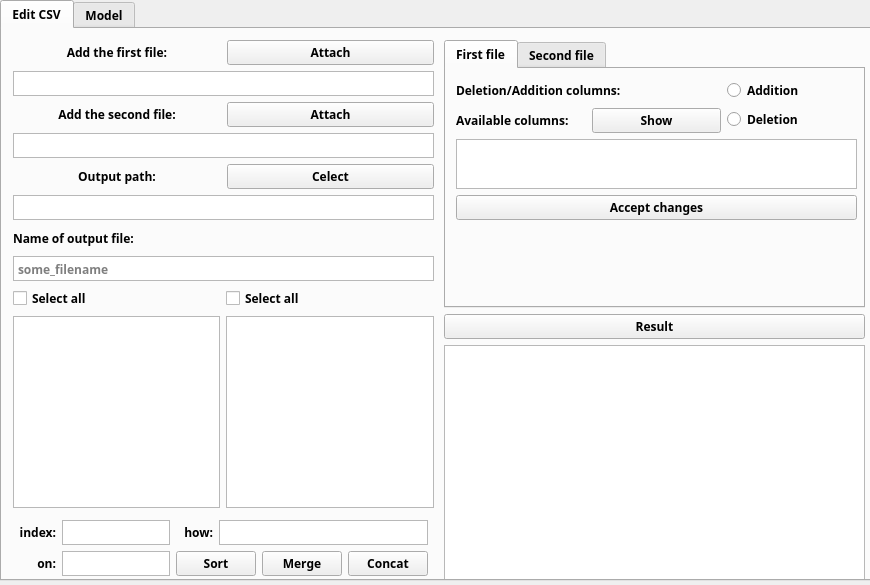
<?xml version="1.0" encoding="UTF-8"?>
<ui version="4.0">
 <class>MainWindow</class>
 <widget class="QMainWindow" name="MainWindow">
  <property name="enabled">
   <bool>true</bool>
  </property>
  <property name="geometry">
   <rect>
    <x>0</x>
    <y>0</y>
    <width>870</width>
    <height>585</height>
   </rect>
  </property>
  <property name="font">
   <font>
    <family>Ubuntu Mono</family>
    <weight>75</weight>
    <italic>false</italic>
    <bold>true</bold>
    <underline>false</underline>
    <strikeout>false</strikeout>
    <kerning>true</kerning>
   </font>
  </property>
  <property name="cursor">
   <cursorShape>ArrowCursor</cursorShape>
  </property>
  <property name="windowTitle">
   <string>CSVeditor</string>
  </property>
  <widget class="QWidget" name="MainWidget">
   <widget class="QTabWidget" name="tabWidget">
    <property name="geometry">
     <rect>
      <x>0</x>
      <y>0</y>
      <width>871</width>
      <height>581</height>
     </rect>
    </property>
    <property name="cursor">
     <cursorShape>PointingHandCursor</cursorShape>
    </property>
    <property name="tabPosition">
     <enum>QTabWidget::North</enum>
    </property>
    <property name="currentIndex">
     <number>0</number>
    </property>
    <property name="movable">
     <bool>true</bool>
    </property>
    <widget class="QWidget" name="editor_tab">
     <attribute name="title">
      <string>Edit CSV</string>
     </attribute>
     <widget class="QWidget" name="layoutWidget">
      <property name="geometry">
       <rect>
        <x>442</x>
        <y>11</y>
        <width>421</width>
        <height>541</height>
       </rect>
      </property>
      <layout class="QGridLayout" name="gridLayout_12">
       <item row="0" column="0">
        <widget class="QTabWidget" name="additional_settings_tab">
         <property name="cursor">
          <cursorShape>PointingHandCursor</cursorShape>
         </property>
         <property name="tabPosition">
          <enum>QTabWidget::North</enum>
         </property>
         <property name="tabShape">
          <enum>QTabWidget::Rounded</enum>
         </property>
         <property name="currentIndex">
          <number>0</number>
         </property>
         <property name="usesScrollButtons">
          <bool>true</bool>
         </property>
         <property name="documentMode">
          <bool>false</bool>
         </property>
         <property name="tabsClosable">
          <bool>false</bool>
         </property>
         <property name="movable">
          <bool>true</bool>
         </property>
         <property name="tabBarAutoHide">
          <bool>false</bool>
         </property>
         <widget class="QWidget" name="first_file_tab">
          <attribute name="title">
           <string>First file</string>
          </attribute>
          <widget class="QWidget" name="layoutWidget">
           <property name="geometry">
            <rect>
             <x>10</x>
             <y>10</y>
             <width>401</width>
             <height>141</height>
            </rect>
           </property>
           <layout class="QGridLayout" name="gridLayout_5">
            <item row="0" column="0" colspan="2">
             <widget class="QLabel" name="de_ad_description_label_1">
              <property name="text">
               <string>Deletion/Addition columns: </string>
              </property>
             </widget>
            </item>
            <item row="0" column="2" rowspan="2">
             <layout class="QGridLayout" name="gridLayout">
              <item row="1" column="0">
               <widget class="QRadioButton" name="de_ad_radio_addition_2">
                <property name="text">
                 <string>Deletion</string>
                </property>
               </widget>
              </item>
              <item row="0" column="0">
               <widget class="QRadioButton" name="de_ad_radio_addition_1">
                <property name="text">
                 <string>Addition</string>
                </property>
               </widget>
              </item>
             </layout>
            </item>
            <item row="1" column="0">
             <widget class="QLabel" name="de_ad_available_columns_1">
              <property name="text">
               <string>Available columns:</string>
              </property>
             </widget>
            </item>
            <item row="1" column="1">
             <widget class="QPushButton" name="de_ad_show_btn_1">
              <property name="cursor">
               <cursorShape>PointingHandCursor</cursorShape>
              </property>
              <property name="text">
               <string>Show</string>
              </property>
             </widget>
            </item>
            <item row="2" column="0" colspan="3">
             <widget class="QPlainTextEdit" name="de_ad_select_columns_plain_text_1">
              <property name="maximumSize">
               <size>
                <width>16777215</width>
                <height>50</height>
               </size>
              </property>
              <property name="plainText">
               <string/>
              </property>
              <property name="overwriteMode">
               <bool>false</bool>
              </property>
              <property name="backgroundVisible">
               <bool>false</bool>
              </property>
              <property name="placeholderText">
               <string>Select column(s) to edit</string>
              </property>
             </widget>
            </item>
            <item row="3" column="0" colspan="3">
             <widget class="QPushButton" name="de_ad_accept_changes_btn_1">
              <property name="text">
               <string>Accept changes</string>
              </property>
             </widget>
            </item>
           </layout>
          </widget>
         </widget>
         <widget class="QWidget" name="second_file_tab">
          <attribute name="title">
           <string>Second file</string>
          </attribute>
          <widget class="QWidget" name="layoutWidget_2">
           <property name="geometry">
            <rect>
             <x>0</x>
             <y>10</y>
             <width>331</width>
             <height>140</height>
            </rect>
           </property>
           <layout class="QGridLayout" name="gridLayout_8">
            <item row="0" column="0" colspan="2">
             <widget class="QLabel" name="de_ad_description_label_3">
              <property name="text">
               <string>Deletion/Addition columns: </string>
              </property>
             </widget>
            </item>
            <item row="0" column="2" rowspan="2">
             <layout class="QGridLayout" name="gridLayout_9">
              <item row="1" column="0">
               <widget class="QRadioButton" name="de_ad_radio_addition_5">
                <property name="text">
                 <string>Deletion</string>
                </property>
               </widget>
              </item>
              <item row="0" column="0">
               <widget class="QRadioButton" name="de_ad_radio_addition_6">
                <property name="text">
                 <string>Addition</string>
                </property>
               </widget>
              </item>
             </layout>
            </item>
            <item row="1" column="0">
             <widget class="QLabel" name="de_ad_available_columns_3">
              <property name="text">
               <string>Available columns:</string>
              </property>
             </widget>
            </item>
            <item row="1" column="1">
             <widget class="QPushButton" name="de_ad_show_btn_3">
              <property name="cursor">
               <cursorShape>PointingHandCursor</cursorShape>
              </property>
              <property name="text">
               <string>Show</string>
              </property>
             </widget>
            </item>
            <item row="2" column="0" colspan="3">
             <widget class="QPlainTextEdit" name="de_ad_select_columns_plain_text_3">
              <property name="maximumSize">
               <size>
                <width>16777215</width>
                <height>50</height>
               </size>
              </property>
              <property name="plainText">
               <string/>
              </property>
              <property name="overwriteMode">
               <bool>false</bool>
              </property>
              <property name="backgroundVisible">
               <bool>false</bool>
              </property>
              <property name="placeholderText">
               <string>Select column(s) to edit</string>
              </property>
             </widget>
            </item>
            <item row="3" column="0" colspan="3">
             <widget class="QPushButton" name="de_ad_accept_changes_btn_3">
              <property name="text">
               <string>Accept changes</string>
              </property>
             </widget>
            </item>
           </layout>
          </widget>
         </widget>
        </widget>
       </item>
       <item row="1" column="0">
        <layout class="QGridLayout" name="result_text_layout">
         <item row="0" column="0">
          <widget class="QPushButton" name="result_button">
           <property name="cursor">
            <cursorShape>PointingHandCursor</cursorShape>
           </property>
           <property name="text">
            <string>Result</string>
           </property>
          </widget>
         </item>
         <item row="1" column="0">
          <widget class="QPlainTextEdit" name="status_text"/>
         </item>
        </layout>
       </item>
      </layout>
     </widget>
     <widget class="QWidget" name="layoutWidget">
      <property name="geometry">
       <rect>
        <x>11</x>
        <y>11</y>
        <width>421</width>
        <height>542</height>
       </rect>
      </property>
      <layout class="QGridLayout" name="gridLayout_11">
       <item row="2" column="0">
        <layout class="QGridLayout" name="gridLayout_4">
         <item row="0" column="0">
          <widget class="QLabel" name="add_text_3">
           <property name="text">
            <string>Output path:</string>
           </property>
           <property name="scaledContents">
            <bool>false</bool>
           </property>
           <property name="alignment">
            <set>Qt::AlignCenter</set>
           </property>
          </widget>
         </item>
         <item row="0" column="1">
          <widget class="QPushButton" name="attach_btn_3">
           <property name="sizePolicy">
            <sizepolicy hsizetype="Fixed" vsizetype="Fixed">
             <horstretch>0</horstretch>
             <verstretch>0</verstretch>
            </sizepolicy>
           </property>
           <property name="maximumSize">
            <size>
             <width>473</width>
             <height>16777215</height>
            </size>
           </property>
           <property name="cursor">
            <cursorShape>PointingHandCursor</cursorShape>
           </property>
           <property name="text">
            <string>Celect</string>
           </property>
          </widget>
         </item>
         <item row="1" column="0" colspan="2">
          <widget class="QPlainTextEdit" name="path_text_3">
           <property name="maximumSize">
            <size>
             <width>16777215</width>
             <height>25</height>
            </size>
           </property>
           <property name="verticalScrollBarPolicy">
            <enum>Qt::ScrollBarAlwaysOff</enum>
           </property>
          </widget>
         </item>
        </layout>
       </item>
       <item row="0" column="0">
        <layout class="QGridLayout" name="gridLayout_2">
         <item row="1" column="0" colspan="2">
          <widget class="QPlainTextEdit" name="path_text_1">
           <property name="maximumSize">
            <size>
             <width>16777215</width>
             <height>25</height>
            </size>
           </property>
           <property name="acceptDrops">
            <bool>true</bool>
           </property>
           <property name="verticalScrollBarPolicy">
            <enum>Qt::ScrollBarAlwaysOff</enum>
           </property>
          </widget>
         </item>
         <item row="0" column="1">
          <widget class="QPushButton" name="attach_btn_1">
           <property name="sizePolicy">
            <sizepolicy hsizetype="Fixed" vsizetype="Fixed">
             <horstretch>0</horstretch>
             <verstretch>0</verstretch>
            </sizepolicy>
           </property>
           <property name="maximumSize">
            <size>
             <width>473</width>
             <height>16777215</height>
            </size>
           </property>
           <property name="cursor">
            <cursorShape>PointingHandCursor</cursorShape>
           </property>
           <property name="text">
            <string>Attach</string>
           </property>
          </widget>
         </item>
         <item row="0" column="0">
          <widget class="QLabel" name="add_text_1">
           <property name="text">
            <string>Add the first file:</string>
           </property>
           <property name="scaledContents">
            <bool>false</bool>
           </property>
           <property name="alignment">
            <set>Qt::AlignCenter</set>
           </property>
          </widget>
         </item>
        </layout>
       </item>
       <item row="1" column="0">
        <layout class="QGridLayout" name="gridLayout_3">
         <item row="0" column="0">
          <widget class="QLabel" name="add_text_2">
           <property name="text">
            <string>Add the second file:</string>
           </property>
           <property name="scaledContents">
            <bool>false</bool>
           </property>
           <property name="alignment">
            <set>Qt::AlignCenter</set>
           </property>
          </widget>
         </item>
         <item row="0" column="1">
          <widget class="QPushButton" name="attach_btn_2">
           <property name="sizePolicy">
            <sizepolicy hsizetype="Fixed" vsizetype="Fixed">
             <horstretch>0</horstretch>
             <verstretch>0</verstretch>
            </sizepolicy>
           </property>
           <property name="maximumSize">
            <size>
             <width>473</width>
             <height>16777215</height>
            </size>
           </property>
           <property name="cursor">
            <cursorShape>PointingHandCursor</cursorShape>
           </property>
           <property name="text">
            <string>Attach</string>
           </property>
          </widget>
         </item>
         <item row="1" column="0" colspan="2">
          <widget class="QPlainTextEdit" name="path_text_2">
           <property name="maximumSize">
            <size>
             <width>16777215</width>
             <height>25</height>
            </size>
           </property>
           <property name="verticalScrollBarPolicy">
            <enum>Qt::ScrollBarAlwaysOff</enum>
           </property>
          </widget>
         </item>
        </layout>
       </item>
       <item row="3" column="0">
        <layout class="QGridLayout" name="gridLayout_6">
         <item row="0" column="0">
          <widget class="QLabel" name="name_of_output_file_label_1">
           <property name="text">
            <string>Name of output file:</string>
           </property>
          </widget>
         </item>
         <item row="1" column="0">
          <widget class="QPlainTextEdit" name="name_of_output_file_plain_text_1">
           <property name="maximumSize">
            <size>
             <width>16777215</width>
             <height>25</height>
            </size>
           </property>
           <property name="cursor" stdset="0">
            <cursorShape>IBeamCursor</cursorShape>
           </property>
           <property name="verticalScrollBarPolicy">
            <enum>Qt::ScrollBarAlwaysOff</enum>
           </property>
           <property name="placeholderText">
            <string>some_filename</string>
           </property>
          </widget>
         </item>
        </layout>
       </item>
       <item row="4" column="0">
        <layout class="QGridLayout" name="gridLayout_7">
         <item row="0" column="1">
          <widget class="QCheckBox" name="select_all_2">
           <property name="text">
            <string>Select all</string>
           </property>
          </widget>
         </item>
         <item row="1" column="0">
          <widget class="QListWidget" name="listWidget_1"/>
         </item>
         <item row="0" column="0">
          <widget class="QCheckBox" name="select_all_1">
           <property name="text">
            <string>Select all</string>
           </property>
          </widget>
         </item>
         <item row="1" column="1">
          <widget class="QListWidget" name="listWidget_2"/>
         </item>
        </layout>
       </item>
       <item row="5" column="0">
        <layout class="QGridLayout" name="gridLayout_10">
         <property name="leftMargin">
          <number>6</number>
         </property>
         <property name="topMargin">
          <number>6</number>
         </property>
         <property name="rightMargin">
          <number>6</number>
         </property>
         <property name="bottomMargin">
          <number>6</number>
         </property>
         <item row="0" column="3" colspan="3">
          <widget class="QPlainTextEdit" name="index_plain_text_1">
           <property name="enabled">
            <bool>true</bool>
           </property>
           <property name="maximumSize">
            <size>
             <width>16777215</width>
             <height>25</height>
            </size>
           </property>
           <property name="font">
            <font>
             <stylestrategy>PreferDefault</stylestrategy>
             <kerning>true</kerning>
            </font>
           </property>
           <property name="acceptDrops">
            <bool>true</bool>
           </property>
           <property name="inputMethodHints">
            <set>Qt::ImhMultiLine</set>
           </property>
           <property name="verticalScrollBarPolicy">
            <enum>Qt::ScrollBarAlwaysOff</enum>
           </property>
          </widget>
         </item>
         <item row="1" column="10">
          <widget class="QPushButton" name="concat_btn">
           <property name="maximumSize">
            <size>
             <width>80</width>
             <height>16777215</height>
            </size>
           </property>
           <property name="text">
            <string>Concat</string>
           </property>
          </widget>
         </item>
         <item row="0" column="2">
          <widget class="QLabel" name="index_label_1">
           <property name="text">
            <string>index:</string>
           </property>
           <property name="alignment">
            <set>Qt::AlignRight|Qt::AlignTrailing|Qt::AlignVCenter</set>
           </property>
          </widget>
         </item>
         <item row="1" column="2">
          <widget class="QLabel" name="on_label_1">
           <property name="text">
            <string>on:</string>
           </property>
           <property name="alignment">
            <set>Qt::AlignRight|Qt::AlignTrailing|Qt::AlignVCenter</set>
           </property>
          </widget>
         </item>
         <item row="1" column="3" colspan="3">
          <widget class="QPlainTextEdit" name="on_plain_text_1">
           <property name="maximumSize">
            <size>
             <width>16777215</width>
             <height>25</height>
            </size>
           </property>
           <property name="verticalScrollBarPolicy">
            <enum>Qt::ScrollBarAlwaysOff</enum>
           </property>
          </widget>
         </item>
         <item row="1" column="6" colspan="2">
          <widget class="QPushButton" name="sort_btn">
           <property name="maximumSize">
            <size>
             <width>80</width>
             <height>16777215</height>
            </size>
           </property>
           <property name="text">
            <string>Sort</string>
           </property>
          </widget>
         </item>
         <item row="1" column="8" colspan="2">
          <widget class="QPushButton" name="merge_btn">
           <property name="maximumSize">
            <size>
             <width>80</width>
             <height>16777215</height>
            </size>
           </property>
           <property name="text">
            <string>Merge</string>
           </property>
          </widget>
         </item>
         <item row="0" column="6">
          <widget class="QLabel" name="how_label_1">
           <property name="text">
            <string>how:</string>
           </property>
           <property name="alignment">
            <set>Qt::AlignRight|Qt::AlignTrailing|Qt::AlignVCenter</set>
           </property>
          </widget>
         </item>
         <item row="0" column="7" colspan="4">
          <widget class="QPlainTextEdit" name="how_plain_text_1">
           <property name="maximumSize">
            <size>
             <width>16777215</width>
             <height>25</height>
            </size>
           </property>
           <property name="verticalScrollBarPolicy">
            <enum>Qt::ScrollBarAlwaysOff</enum>
           </property>
          </widget>
         </item>
        </layout>
       </item>
      </layout>
     </widget>
    </widget>
    <widget class="QWidget" name="model_tab">
     <attribute name="title">
      <string>Model</string>
     </attribute>
    </widget>
   </widget>
  </widget>
 </widget>
 <resources/>
 <connections/>
</ui>
